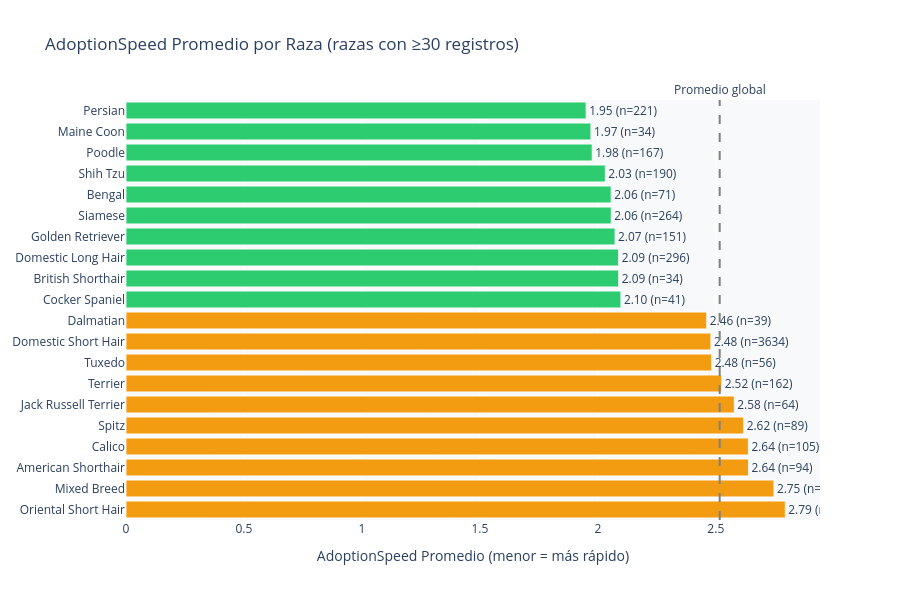

Write notebook code for a chart like this one.
### Markdown cell above
### 6.1 · AdoptionSpeed promedio por Raza (Top 15 más rápidas y lentas)

### Code cell
breed_speed = (df.groupby("BreedName1")["AdoptionSpeed"]
                 .agg(Promedio="mean", Count="count")
                 .reset_index()
                 .query("Count >= 30")
                 .sort_values("Promedio"))

top_fast = breed_speed.head(10).copy()
top_slow = breed_speed.tail(10).copy()
combined = pd.concat([top_fast, top_slow]).reset_index(drop=True)
combined["Color"] = combined["Promedio"].apply(
    lambda x: "#2ecc71" if x < 2.3 else ("#e74c3c" if x > 2.8 else "#f39c12"))

fig = go.Figure(go.Bar(
    x=combined["Promedio"], y=combined["BreedName1"],
    orientation="h",
    marker=dict(color=combined["Color"], line=dict(color="white",width=0.8)),
    text=[f"{v:.2f} (n={n})" for v,n in zip(combined["Promedio"],combined["Count"])],
    textposition="outside",
))
fig.add_vline(x=df["AdoptionSpeed"].mean(), line_dash="dash",
              line_color="gray", annotation_text="Promedio global",
              annotation_position="top")
fig.update_layout(
    title="AdoptionSpeed Promedio por Raza (razas con ≥30 registros)",
    xaxis_title="AdoptionSpeed Promedio (menor = más rápido)",
    height=600, plot_bgcolor=BG_COLOR, paper_bgcolor="white",
    yaxis=dict(autorange="reversed")
)
fig.show()

### Figure 1 — Plotly figure (JSON) as saved in the notebook; plotly's stock layout.template omitted (floating-point values rounded to 4 significant figures)
{"data": [{"marker": {"color": ["#2ecc71", "#2ecc71", "#2ecc71", "#2ecc71", "#2ecc71", "#2ecc71", "#2ecc71", "#2ecc71", "#2ecc71", "#2ecc71", "#f39c12", "#f39c12", "#f39c12", "#f39c12", "#f39c12", "#f39c12", "#f39c12", "#f39c12", "#f39c12", "#f39c12"], "line": {"color": "white", "width": 0.8}}, "orientation": "h", "text": ["1.95 (n=221)", "1.97 (n=34)", "1.98 (n=167)", "2.03 (n=190)", "2.06 (n=71)", "2.06 (n=264)", "2.07 (n=151)", "2.09 (n=296)", "2.09 (n=34)", "2.10 (n=41)", "2.46 (n=39)", "2.48 (n=3634)", "2.48 (n=56)", "2.52 (n=162)", "2.58 (n=64)", "2.62 (n=89)", "2.64 (n=105)", "2.64 (n=94)", "2.75 (n=5927)", "2.79 (n=73)"], "textposition": "outside", "type": "bar", "x": [1.95, 1.971, 1.976, 2.032, 2.056, 2.057, 2.073, 2.088, 2.088, 2.098, 2.462, 2.479, 2.482, 2.525, 2.578, 2.618, 2.638, 2.638, 2.746, 2.795], "y": ["Persian", "Maine Coon", "Poodle", "Shih Tzu", "Bengal", "Siamese", "Golden Retriever", "Domestic Long Hair", "British Shorthair", "Cocker Spaniel", "Dalmatian", "Domestic Short Hair", "Tuxedo", "Terrier", "Jack Russell Terrier", "Spitz", "Calico", "American Shorthair", "Mixed Breed", "Oriental Short Hair"]}], "layout": {"annotations": [{"showarrow": false, "text": "Promedio global", "x": 2.516, "xanchor": "center", "xref": "x", "y": 1, "yanchor": "bottom", "yref": "y domain"}], "height": 600, "paper_bgcolor": "white", "plot_bgcolor": "#F8F9FA", "shapes": [{"line": {"color": "gray", "dash": "dash"}, "type": "line", "x0": 2.516, "x1": 2.516, "xref": "x", "y0": 0, "y1": 1, "yref": "y domain"}], "title": {"text": "AdoptionSpeed Promedio por Raza (razas con ≥30 registros)"}, "xaxis": {"title": {"text": "AdoptionSpeed Promedio (menor = más rápido)"}}, "yaxis": {"autorange": "reversed"}}}
